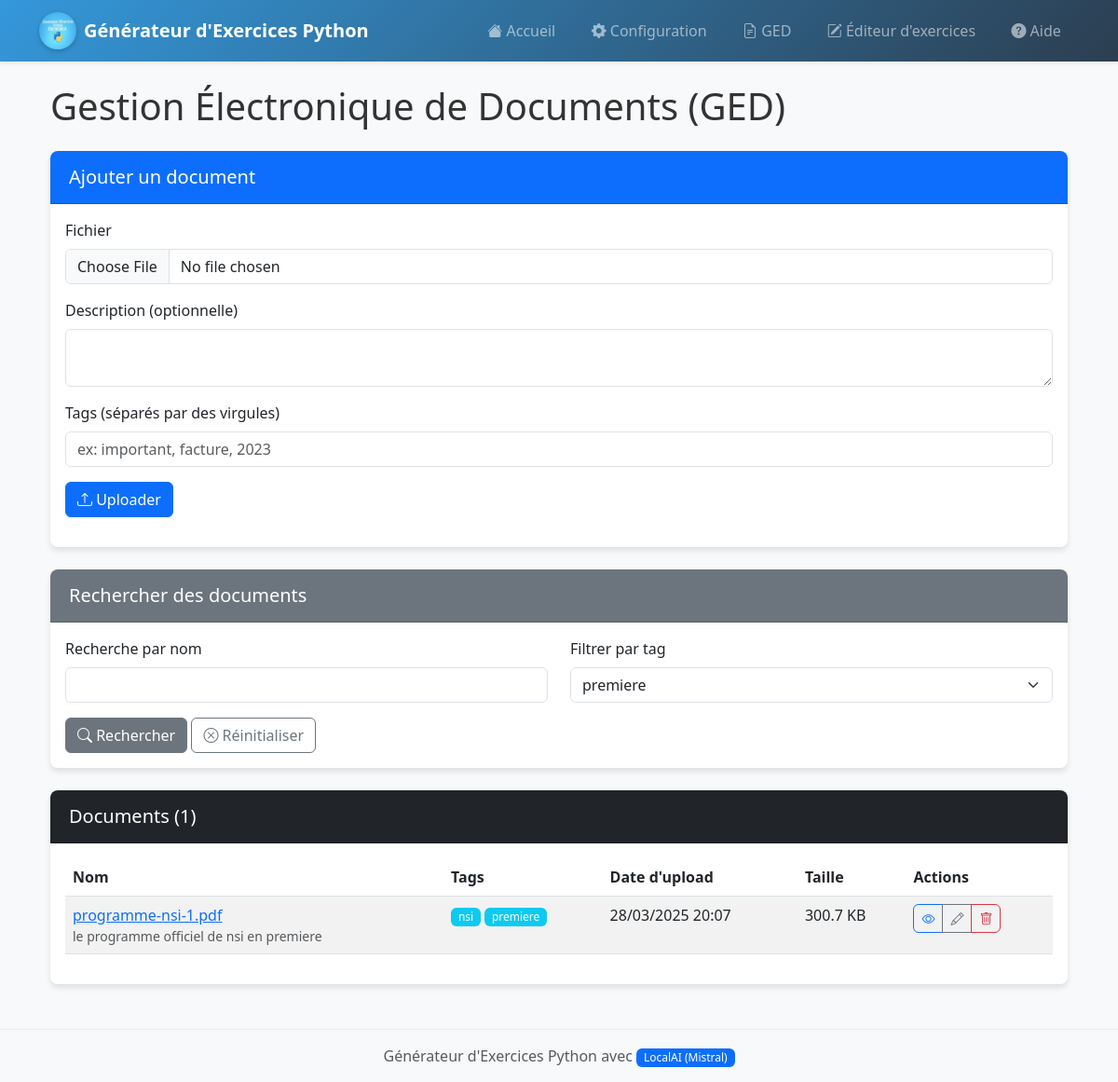
Before: /ged/search?tag=premiere with the older database file.
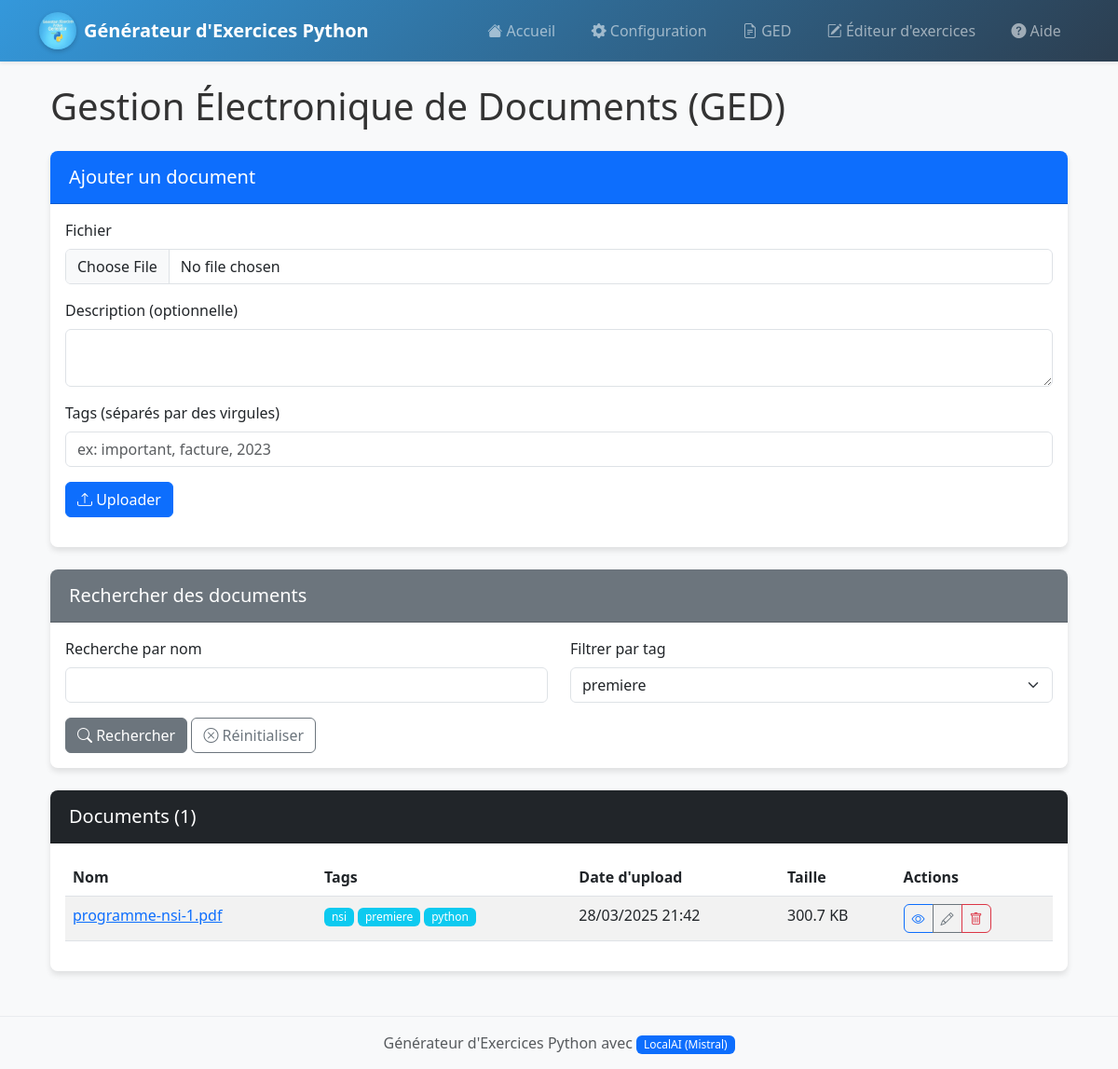
After: the same page with the newer database file.
### app.py (models this page shows)
class Document(db.Model):
    id = db.Column(db.Integer, primary_key=True)
    nom_fichier = db.Column(db.String(255), nullable=False)
    nom_unique = db.Column(db.String(36), unique=True)  # UUID4
    date_upload = db.Column(db.DateTime, default=db.func.current_timestamp())
    taille_fichier = db.Column(db.Integer)  # Taille en octets
    type_mime = db.Column(db.String(100))  # Type MIME du fichier
    description = db.Column(db.Text)  # Description optionnelle
    user_id = db.Column(db.Integer)
    tags = db.relationship('Tag', secondary='document_tags', backref='documents')

class Tag(db.Model):
    id = db.Column(db.Integer, primary_key=True)
    nom = db.Column(db.String(50), unique=True)

### app.py (the view)
@app.route('/ged/search')
def search_documents():
    query = request.args.get('q', '')
    tag = request.args.get('tag', '')
    documents_query = Document.query
    if query:
        documents_query = documents_query.filter(Document.nom_fichier.ilike(f'%{query}%'))
    if tag:
        documents_query = documents_query.join(Document.tags).filter(Tag.nom == tag)
    documents = documents_query.order_by(Document.date_upload.desc()).all()
    tags = Tag.query.order_by(Tag.nom).all()
    return render_template('ged.html', documents=documents, tags=tags, query=query, selected_tag=tag)

### templates/ged.html (shortened to what the changed rows need)
{% extends "layout.html" %}
{% block content %}
<div class="container">
    <h1 class="mb-4">Gestion Électronique de Documents (GED)</h1>
    <div class="card">
        <div class="card-body">
            {% if documents %}
            <div class="table-responsive">
                <table class="table table-striped table-hover">
                    <thead>
                        <tr>
                            <th>Nom</th>
                            <th>Tags</th>
                            <th>Date d'upload</th>
                            <th>Taille</th>
                            <th>Actions</th>
                        </tr>
                    </thead>
                    <tbody>
                        {% for document in documents %}
                        <tr>
                            <td>
                                <a href="{{ url_for('view_document', document_id=document.id) }}" target="_blank">
                                    {{ document.nom_fichier }}
                                </a>
                                {% if document.description %}
                                <div class="text-muted small">{{ document.description }}</div>
                                {% endif %}
                            </td>
                            <td>
                                {% for tag in document.tags %}
                                <a href="{{ url_for('search_documents', tag=tag.nom) }}" class="badge bg-info text-decoration-none">
                                    {{ tag.nom }}
                                </a>
                                {% endfor %}
                            </td>
                            <td>{{ document.date_upload.strftime('%d/%m/%Y %H:%M') }}</td>
                            <td>{{ (document.taille_fichier / 1024)|round(1) }} KB</td>
                            <td>
                                <div class="btn-group">
                                    <a href="{{ url_for('view_document', document_id=document.id) }}" class="btn btn-sm btn-outline-primary" target="_blank" title="Voir">
                                        <i class="bi bi-eye"></i>
                                    </a>
                                    <a href="{{ url_for('edit_document', document_id=document.id) }}" class="btn btn-sm btn-outline-secondary" title="Modifier">
                                        <i class="bi bi-pencil"></i>
                                    </a>
                                    <button type="button" class="btn btn-sm btn-outline-danger" data-bs-toggle="modal" data-bs-target="#deleteModal{{ document.id }}" title="Supprimer">
                                        <i class="bi bi-trash"></i>
                                    </button>
                                </div>
                            </td>
                        </tr>
                        {% endfor %}
                    </tbody>
                </table>
            </div>
            {% else %}
            <div class="alert alert-info">
                <i class="bi bi-info-circle"></i> Aucun document trouvé.
            </div>
            {% endif %}
        </div>
    </div>
</div>
{% endblock %}

Changed rows visible on the page:
changed Document "programme-nsi-1.pdf": gains Tag (nom "python"); date_upload "28/03/2025 20:07" → "28/03/2025 21:42"; description "le programme officiel de nsi en premiere" → (not shown)
